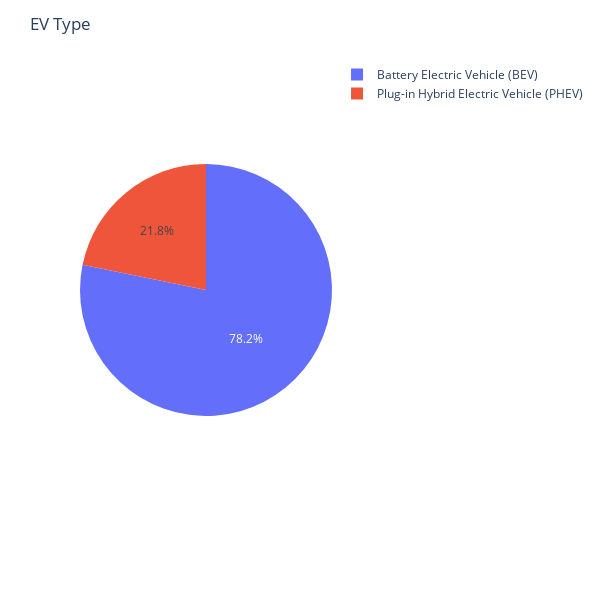

Notebook cell for this chart:
### Markdown cell above
### Which EV type is more prominent in the market ?

### Code cell
type_index = dataset.groupby('Electric Vehicle Type').count()['City'].index
values_type = dataset.groupby('Electric Vehicle Type').count()['City'].values

fig4 = px.pie(names = type_index, values = values_type, height = 600, width = 600)
fig4.update_layout(title = 'EV Type')

### Figure 1 — Plotly figure (JSON) as saved in the notebook; plotly's stock layout.template omitted (floating-point values rounded to 4 significant figures)
{"data": [{"domain": {"x": [0, 1], "y": [0, 1]}, "hovertemplate": "label=%{label}<br>value=%{value}<extra></extra>", "labels": ["Battery Electric Vehicle (BEV)", "Plug-in Hybrid Electric Vehicle (PHEV)"], "legendgroup": "", "name": "", "showlegend": true, "type": "pie", "values": [149684, 41719]}], "layout": {"height": 600, "legend": {"tracegroupgap": 0}, "margin": {"t": 60}, "title": {"text": "EV Type"}, "width": 600}}
